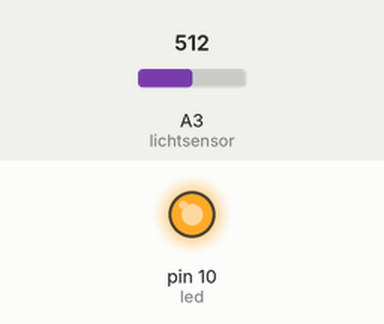
A sketch run on a simulated Arduino Uno, built with avr-gcc and run on an emulated ATmega328P. Parts: output pins drawn as LEDs (lit = HIGH). The inputs (shaded band) are chosen by the test bench; at power-on: A3 (lichtsensor) = 512.

Above: at 1.2 s.
1.3 s: A3 (lichtsensor) set to 306
At 1.9 s:
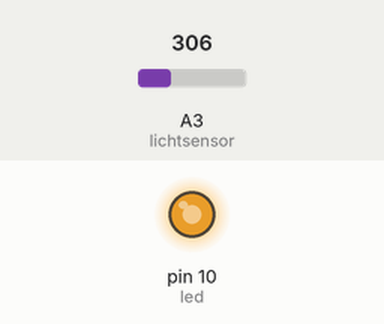
2.8 s: A3 (lichtsensor) set to 272
At 3.3 s:
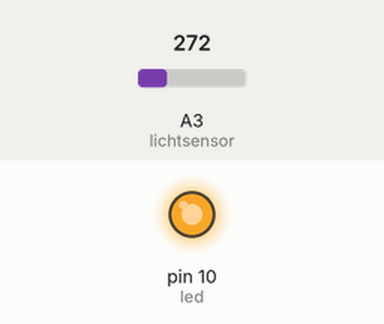
4.3 s: A3 (lichtsensor) set to 255
At 5.5 s:
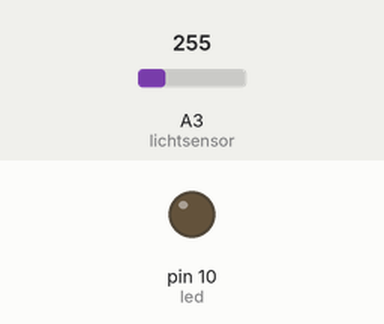
5.8 s: A3 (lichtsensor) set to 122
At 6.8 s:
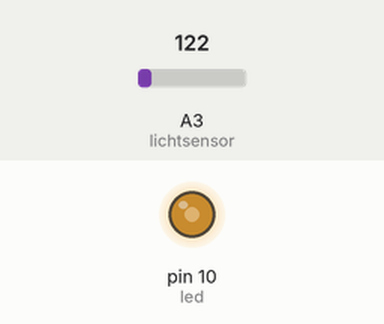
7.3 s: A3 (lichtsensor) set to 900
At 7.8 s:
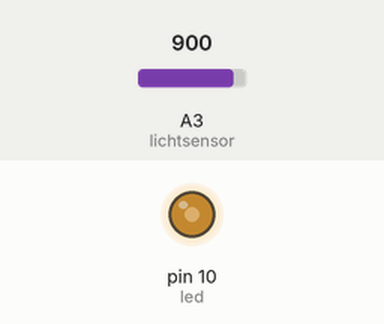
8.8 s: A3 (lichtsensor) set to 1023
At 10.0 s:
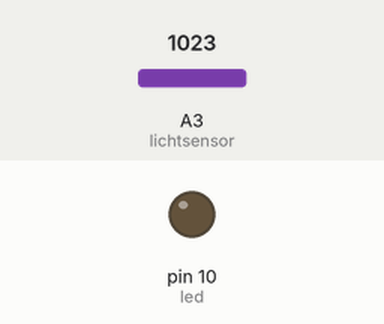
Timing chart, 0 to 11.3 s (numbered marks = the images above; inputs shaded):
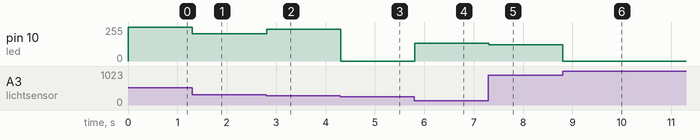

Measured:
- the behaviour switches between 256 and 255 on A3 (lichtsensor) (found by bisection; images 2 and 3)
- after the input at 1.3 s, pin 10 (led): 255/255 → 205/255 at once
- after the input at 2.8 s, pin 10 (led): 205/255 → 239/255 at once
- after the input at 4.3 s, pin 10 (led): 239/255 → 0/255 at once
- after the input at 5.8 s, pin 10 (led): 0/255 → 133/255 at once
- after the input at 7.3 s, pin 10 (led): 133/255 → 123/255 at once
- after the input at 8.8 s, pin 10 (led): 123/255 → 0/255 at once

The sketch:

Lichtsensor.ino
```cpp
// (licence header left out)
// die LED ist an diesen Pin angeschlossen
int led = 10;

// der Lichtsensor ist an diesen Pin angeschlossen
int lichtsensor = A3;

// initalisiere den LED Pin als Output, den Lichtsensor Pin als Input
void setup() {
  pinMode(led, OUTPUT);
  pinMode(lichtsensor, INPUT);
}

// Dies ist die Hauptroutine
void loop() {

  // Lese die Helligkeit vom Lichtsensor ein
  byte Helligkeit = analogRead(lichtsensor);

  // Kehre den Wert des Sensors um
  Helligkeit = map(Helligkeit, 0, 255, 255, 0);

  analogWrite(led, Helligkeit);
  delay(10);
}
```
